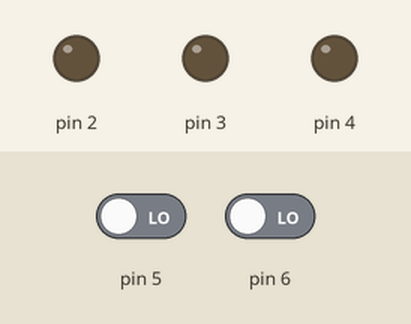
Recording of a sketch running on a simulated Arduino Uno, built with avr-gcc and run on an emulated ATmega328P. On the bench: output pins drawn as LEDs (lit = HIGH). The test bench sets the inputs (shaded band); at power-on: pin 5 LOW, pin 6 LOW.

Above: at 1.2 s.
1.3 s: pin 5 driven HIGH
At 2.4 s:
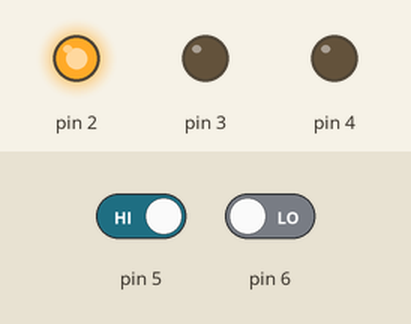
2.8 s: pin 6 driven HIGH
At 3.8 s:
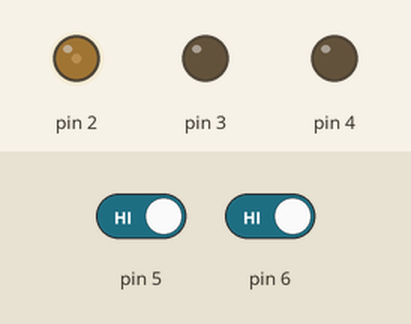
4.3 s: pin 6 driven LOW
At 5.7 s:
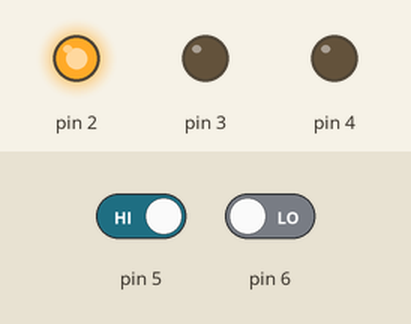
Timing chart, 0 to 7.3 s (numbered marks = the images above; inputs shaded):
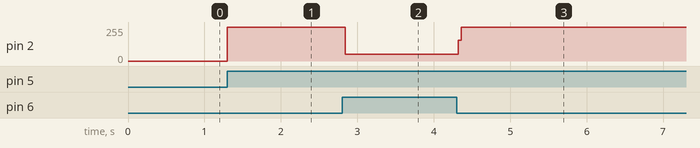

Measured:
- after the input at 1.3 s, pin 2: 0/255 → 255/255 at once
- after the input at 2.8 s, pin 2: 255/255 → 52/255 at once
- after the input at 4.3 s, pin 2: 52/255 → 255/255 at once

The sketch:

lat2.ino
```cpp
int a, b;

void setup() {
  pinMode(5, INPUT);
  pinMode(6, INPUT);
  pinMode(2, OUTPUT);
  pinMode(3, OUTPUT);
  pinMode(4, OUTPUT);

}

void loop() {
  a = digitalRead(5);
  b = digitalRead(6);
  if (a == 1) {
    digitalWrite(2, HIGH);
  }
  if (b == 1) {
    digitalWrite(2, LOW);
  }
}
```
